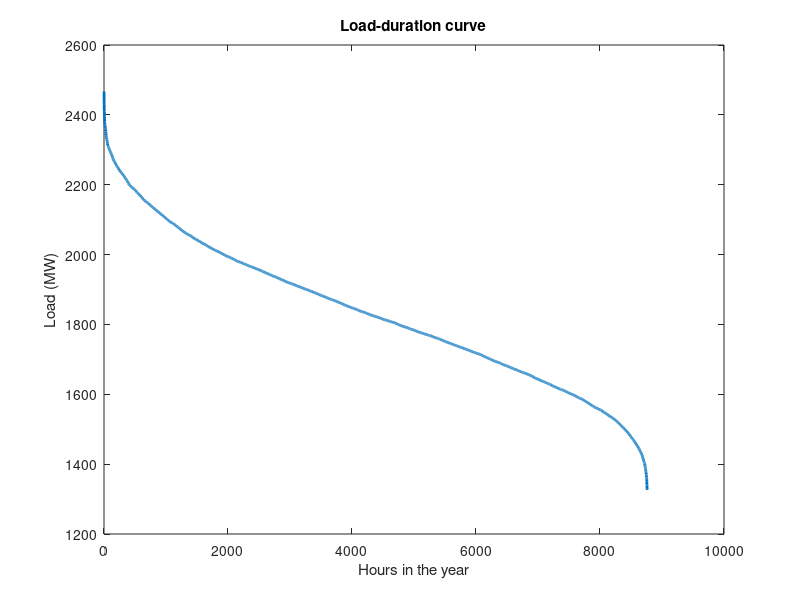

This chart was generated by the following MATLAB code:
% A year of hourly load for a utility with a 2,400 MW peak: the load-duration
% curve, the load factor and the hours the system runs near its peak.
rng(3);
h = (0:8759)';
hour = h - 24*floor(h/24);
day = (h - hour) / 24;
weekend = (day - 7*floor(day/7)) >= 5;
seasonal = 0.75 + 0.20*cos(2*pi*(h - 4900)/8760).^2;
daily = 0.85 + 0.15*sin(pi*(hour - 7)/14).^2;
load = 2400 * seasonal .* daily .* (1 - 0.08*weekend) .* (1 + 0.03*randn(8760, 1));
sorted = sort(load, 'descend');
fprintf('peak %.0f MW, load factor %.0f%%\n', sorted(1), 100*mean(load)/sorted(1));
fprintf('%d hours a year above 90%% of peak\n', sum(load > 0.9*sorted(1)));

plot((1:8760)', sorted, 'LineWidth', 2);
title('Load-duration curve');
xlabel('Hours in the year');
ylabel('Load (MW)');
